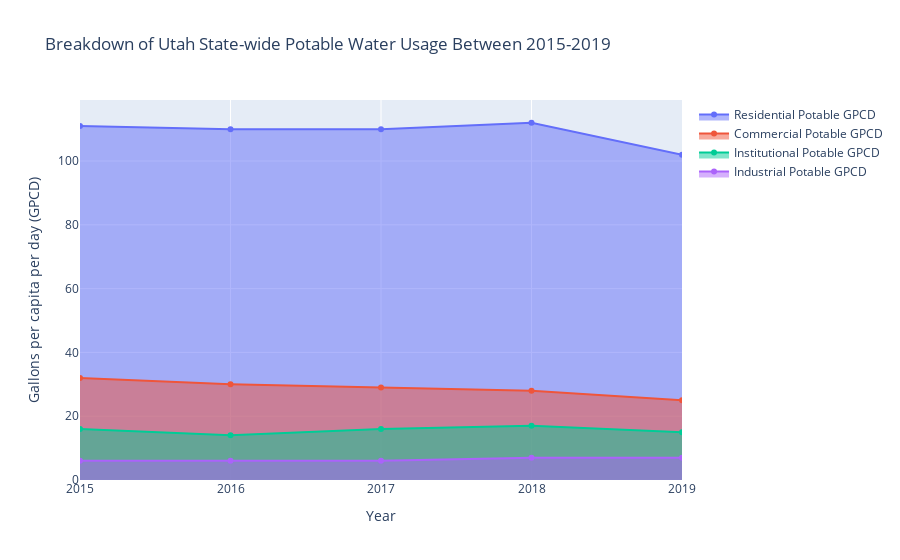

Here is the notebook cell this chart was saved with:
### Code cell
fig = go.Figure()

fig.add_trace(go.Scatter(
    name="Residential Potable GPCD",
    x=df_state['Year'], 
    y=df_state['ResPotGPCD'],
    fill='tozeroy',
    text='Residential Potable GPCD'
)) 
fig.add_trace(go.Scatter(
    name="Commercial Potable GPCD",
    x=df_state['Year'], 
    y=df_state['ComPotGPCD'],
    fill='tozeroy',
    text='Commercial Potable GPCD'
)) 
fig.add_trace(go.Scatter(
    name="Institutional Potable GPCD",
    x=df_state['Year'], 
    y=df_state['InsPotGPCD'],
    fill='tozeroy',
    text='Institutional Potable GPCD'
)) 
fig.add_trace(go.Scatter(
    name="Industrial Potable GPCD",
    x=df_state['Year'], 
    y=df_state['IndPotGPCD'],
    fill='tozeroy',
    text='Industrial Potable GPCD'
)) 

# Add axis labels, title, etc.
fig.update_layout(
    xaxis = dict(
        tickmode = 'array',
        tickvals = df_state['Year'],
        ticktext = df_state['Year']
    ),
    title="Breakdown of Utah State-wide Potable Water Usage Between 2015-2019",
    xaxis_title="Year",
    yaxis_title="Gallons per capita per day (GPCD)",
)

fig.show()

### Figure 1 — Plotly figure (JSON) as saved in the notebook; plotly's stock layout.template omitted (floating-point values rounded to 4 significant figures)
{"data": [{"fill": "tozeroy", "name": "Residential Potable GPCD", "text": "Residential Potable GPCD", "type": "scatter", "x": [2015, 2016, 2017, 2018, 2019], "y": [111, 110, 110, 112, 102]}, {"fill": "tozeroy", "name": "Commercial Potable GPCD", "text": "Commercial Potable GPCD", "type": "scatter", "x": [2015, 2016, 2017, 2018, 2019], "y": [32, 30, 29, 28, 25]}, {"fill": "tozeroy", "name": "Institutional Potable GPCD", "text": "Institutional Potable GPCD", "type": "scatter", "x": [2015, 2016, 2017, 2018, 2019], "y": [16, 14, 16, 17, 15]}, {"fill": "tozeroy", "name": "Industrial Potable GPCD", "text": "Industrial Potable GPCD", "type": "scatter", "x": [2015, 2016, 2017, 2018, 2019], "y": [6, 6, 6, 7, 7]}], "layout": {"autosize": true, "title": {"text": "Breakdown of Utah State-wide Potable Water Usage Between 2015-2019"}, "xaxis": {"autorange": true, "range": [2015, 2019], "tickmode": "array", "ticktext": [2015, 2016, 2017, 2018, 2019], "tickvals": [2015, 2016, 2017, 2018, 2019], "title": {"text": "Year"}, "type": "linear"}, "yaxis": {"autorange": true, "range": [0, 119.6], "title": {"text": "Gallons per capita per day (GPCD)"}, "type": "linear"}}}
